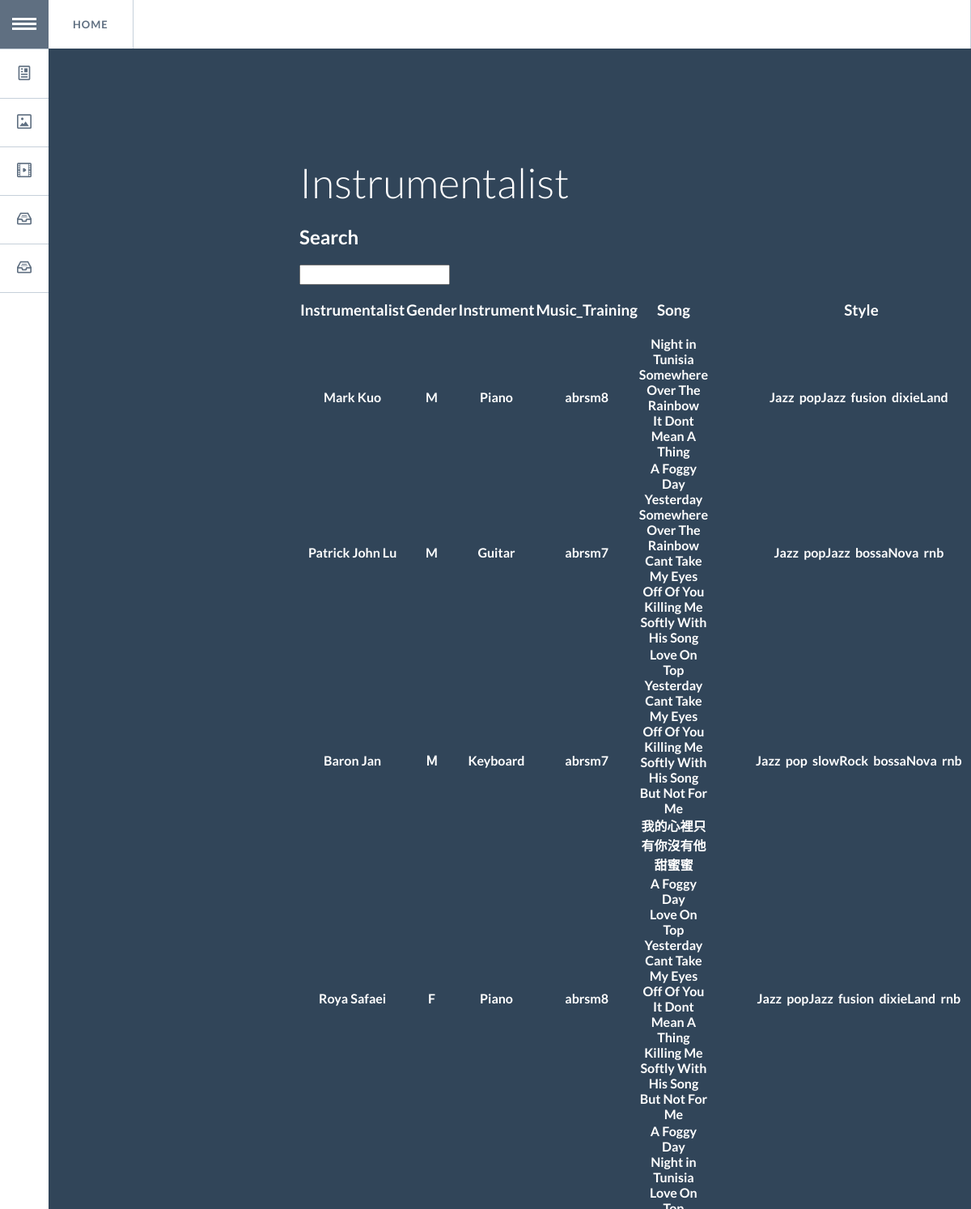
Page /instrumentalist/ (upper part) on the earlier database version.
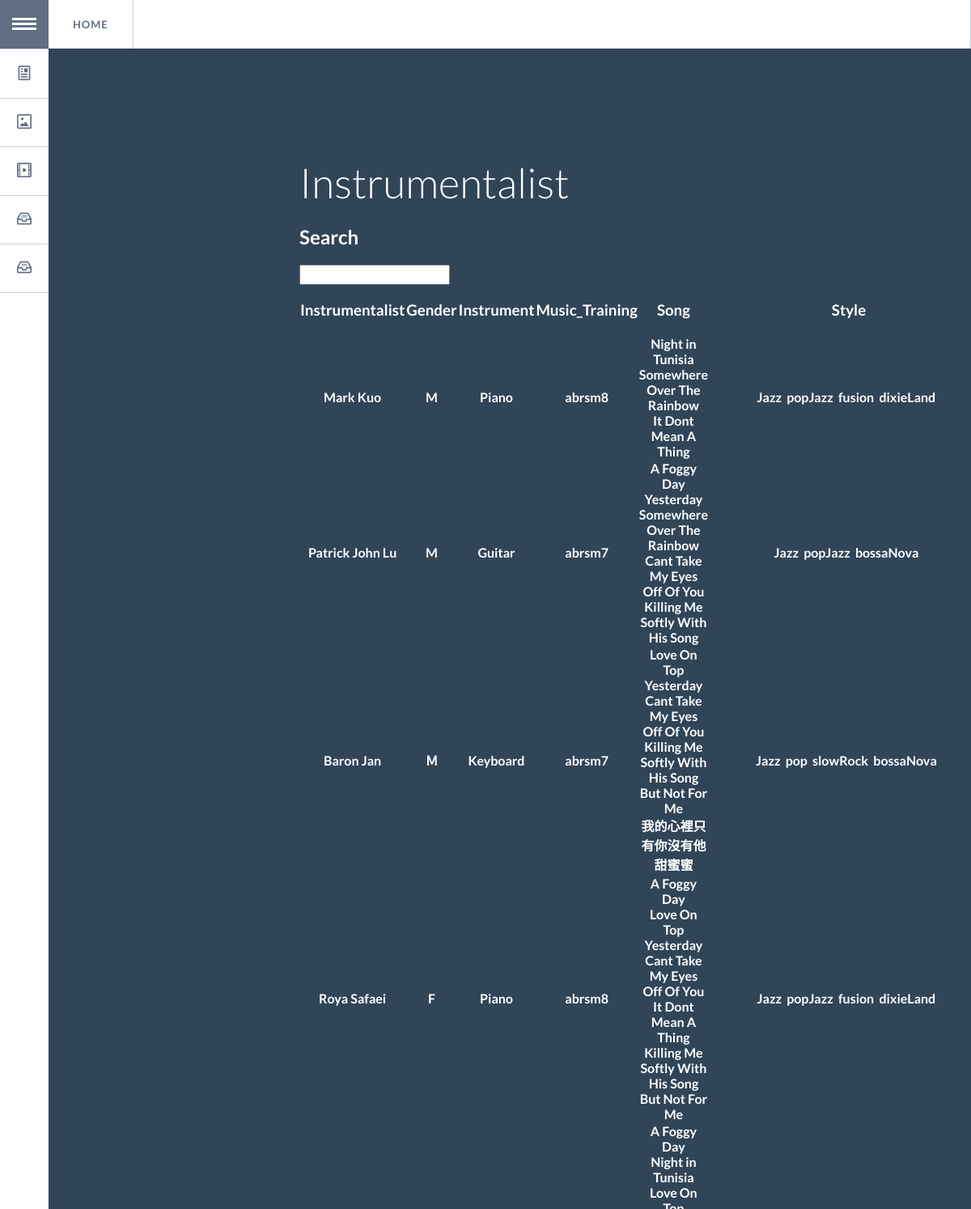
Same page on the later database version.
### singer/models.py (models this page shows, shortened)
class Instrumentalist(models.Model):
	IID = models.AutoField(primary_key = True)
	IName = models.CharField(max_length = 100)
	Gender = models.CharField(max_length = 100)
	Instrument = models.CharField(max_length = 100)
	Music_Training = models.CharField(max_length = 100)
	Song = models.ManyToManyField(Song)
	Style = models.ManyToManyField(Style)

class Song(models.Model):
	SID = models.AutoField(primary_key = True)
	SName = models.CharField(max_length = 100)
	Language = models.CharField(max_length = 100)
	Composer = models.CharField(max_length = 100)
	Tonality = models.CharField(max_length = 100)
	Verion = models.CharField(max_length = 100)
	Style = models.ManyToManyField(Style)

class Style(models.Model):
	SID = models.AutoField(primary_key = True)
	SName = models.CharField(max_length = 100)

### singer/views.py (the view)
# urls.py: url(r'^instrumentalist/', instrumentalist),
def instrumentalist(request):
    Ins_list = Instrumentalist.objects.all()
    if 'search' in request.GET:
        q = request.GET['search']
        S_Song_list = Instrumentalist.objects.filter(IName__icontains=q)|Instrumentalist.objects.filter(Gender__icontains=q)|Instrumentalist.objects.filter(Instrument__icontains=q)|Instrumentalist.objects.filter(Music_Training__icontains=q)
        return render(request, 'instrumentalist.html', {'Ins_list': S_Song_list})
    else:
        return render(request, 'instrumentalist.html', {'Ins_list': Ins_list})

### templates/instrumentalist.html (shortened to what this page needs)
<!DOCTYPE html>
<html lang="en" class="no-js">
	<head>
		<link rel="stylesheet" type="text/css" href="/static/css/normalize.css" />
		<link rel="stylesheet" type="text/css" href="/static/css/demo.css" />
		<link rel="stylesheet" type="text/css" href="/static/css/component.css" />
	</head>
	<body>
		<div class="container">
			<ul id="gn-menu" class="gn-menu-main">
				<li class="gn-trigger" style="float: left">
					<a class="gn-icon gn-icon-menu"><span>Menu</span></a>
					<nav class="gn-menu-wrapper">
						<div class="gn-scroller">
							<ul class="gn-menu">
								<li><a href="/song/" class="gn-icon gn-icon-article">Song</a></li>
								<li><a href="/style/" class="gn-icon gn-icon-pictures">Style</a></li>
								<li><a href="/performance/" class="gn-icon gn-icon-videos">Performance</a></li>
								<li><a href="/vocalist/" class="gn-icon gn-icon-archive">Vocalist</a></li>
								<li><a href="/instrumentalist/" class="gn-icon gn-icon-archive">Instrumentalist</a></li>
							</ul>
						</div>
					</nav>
				</li>
				<li><a href="/">Home</a></li>
			</ul>
			<header>
				<h1>Instrumentalist</h1>
				<h2>Search</h2>
			     <form action="" method="get">
						<input type="text" name="search">
				</form>
				<div>
					<table>
				  		<tr>
				    		<th><h3>Instrumentalist</h3></th>
				    		<th><h3>Gender</h3></th>
				    		<th><h3>Instrument</h3></th>
							<th><h3>Music_Training</h3></th>
							<th><h3>Song</h3></th>
							<th><h3>Style</h3></th>
				  		</tr>
							{% for ins in Ins_list %}
				  		<tr>
							<th>{{ ins.IName }}</th>
							<th>{{ ins.Gender }}</th>
							<th>{{ ins.Instrument }}</th>
							<th>{{ ins.Music_Training }}</th>
							<th>{% for song in ins.Song.all %}{{ song.SName }}</br>{% endfor %}</th>
							<th>{% for style in ins.Style.all %}{{ style.SName }}&nbsp&nbsp{% endfor %}</th>
				  		</tr>
						{% endfor %}
					</table>
				</div>
			</header>
		</div>
	</body>
</html>

Differences in the rows shown:
removed Style: SName "rnb"
